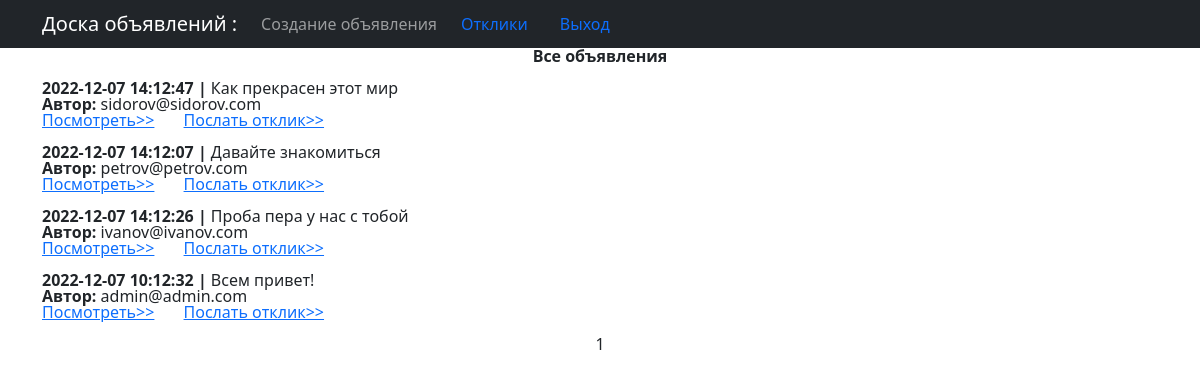
/docs_work/, run on the app's committed database.
### docs_work/models.py (models this page shows, shortened)
class Post(models.Model):
    time_in = models.DateTimeField(auto_now_add = True)
    user    = models.ForeignKey(User, on_delete = models.CASCADE, blank=True, null=True)
    title   = models.CharField(max_length = 255)
    body    = RichTextUploadingField(blank=True)
    category = models.ManyToManyField(Category, through = 'PostCategory')

### users/models.py (models this page shows)
class CustomUser(AbstractBaseUser, PermissionsMixin):
    email = models.EmailField('email address', unique=True)
    is_staff = models.BooleanField(default=False)
    is_active = models.BooleanField(default=True)
    date_joined = models.DateTimeField(default=timezone.now)
    USERNAME_FIELD = 'email'
    REQUIRED_FIELDS = []
    objects = CustomUserManager()
    def __str__(self):
        return self.email

### docs_work/views.py (the view)
# urls.py: path('',          PostListView.as_view(),   name='post_list'),
class PostListView(ListView):
    model = Post
    ordering = '-time_in'
    template_name = 'docs_work/post_list.html'
    context_object_name = 'post_list'
    paginate_by = 5

### templates/docs_work/post_list.html (shortened to what this page needs)
{% extends 'docs_work/flatpages/default.html' %}
{% block title %}
   <b>Все объявления</b><br>
{% endblock title %}
{% block content %}
   <br>
   {% for post in post_list %}
     <div align="left">
     <b> {{ post.time_in|date:'Y-m-d  H:m:s' }} | </b> {{ post.title }}<br>
     <b> Автор:</b> {{ post.user }}<br>
     <a href='{{post.pk}}'> Посмотреть>></a> &nbsp; &nbsp; &nbsp;
      {% if post.user_id ==  request.user.pk %}
         <a href='post_update/{{post.pk}}'> Редактировать>></a> &nbsp; &nbsp; &nbsp;
      {% else %}
         <a href='comment_create/{{post.pk}}'> Послать отклик>></a>
      {% endif %}
     </div><br>
   {% endfor %}
   {{ page_obj.number }}
{% endblock content %}

### templates/docs_work/flatpages/default.html (shortened to what this page needs)
<!DOCTYPE html>
<html lang="en">
    <head>
        {% load static %}
        <link href="{% static 'css/styles.css' %}" rel="stylesheet" />
    </head>
    <body>
<nav class="navbar navbar-expand-lg navbar-dark bg-dark static-top">
   <div class="container">
       <a class="navbar-brand" href="#">Доска объявлений : {{request.user.email}}</a>
       <div class="collapse navbar-collapse" id="navbarResponsive">
           <ul class="navbar-nav ml-auto">
               <li class="nav-item">
                   <a class="nav-link" href="/docs_work/post_create/">Создание объявления</a></li> </ul>
                   <a class="nav-link" href="/docs_com/">Отклики</a></li> </ul>
                   <a class="nav-link" href="/users/logout">Выход</a></li> </ul><br>
       </div>
   </div>
</nav>
        <div class="container">
          <div class="row">
             <div class="col-lg-12 text-center">
                 {% block title %}{% endblock title %}
                 {% block content %}{% endblock content %}
             </div>
          </div>
        </div>
    </body>
</html>

### templates/docs_work/post_list.html (style rules this page uses)
div { line-height: 1; }

### data on the page
Post: time_in "2022-12-07 14:12:47", title "Как прекрасен этот мир", user "sidorov@sidorov.com"
Post: time_in "2022-12-07 14:12:07", title "Давайте знакомиться", user "petrov@petrov.com"
Post: time_in "2022-12-07 14:12:26", title "Проба пера у нас с тобой", user "ivanov@ivanov.com"
Post: time_in "2022-12-07 10:12:32", title "Всем привет!", user "admin@admin.com"

### other printed values
{{ page_obj.number }} "1"
